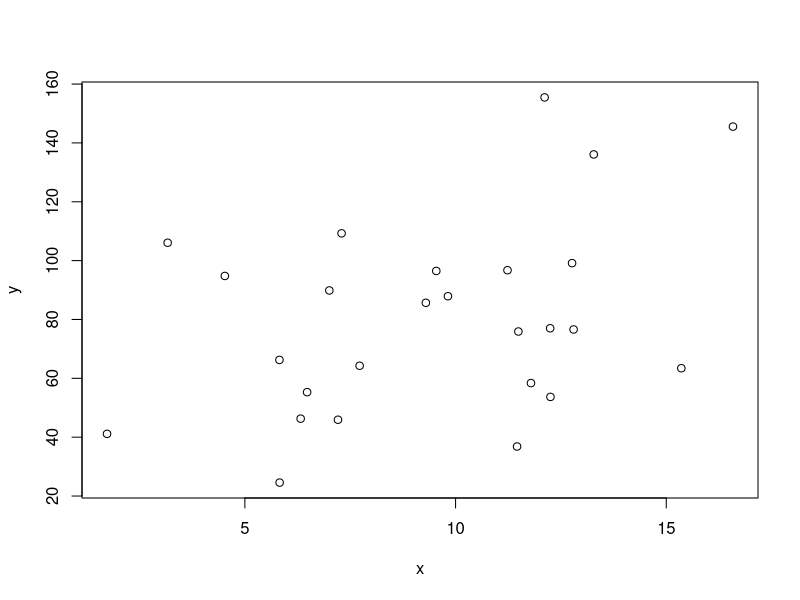

This figure's R source: (Note: this script raises an error after producing the figure.)
library(truncnorm)

x<- rtruncnorm(26,0,20,10,4)
e<- rtruncnorm(26,-80,80,0,30)
a<- 50
b<- 3
y<- a+b*x+e
df_marketing <- data.frame(x,y)
plot(x,y)
cor.test(x,y)
summary(lm(y~x))


y <- sqrty^2
df_transf_before <- data.frame(x,y)

df_transf_before_residuals <- data.frame(y,resid(lm(y~x)))

df_transf_after_residuals <- data.frame(sqrty,resid(lm(sqrty~x)))
#plot(y,resid(lm(y~x)))


x<-c(16.7,21.0,26.8,29.4,34.7,42.3,51.7,58.0,65.5,73.2)
y<-c(6,8,13,18,22,38,51,66,82,107)
sqrty<-y^0.5
par(mfrow=(c(2,2)))
plot(x,y)
plot(y,resid(lm(y~x)))
plot(x,sqrty)
plot(sqrty,resid(lm(sqrty~x)))
df_stoppingdata <- data.frame(x,y)
df_stoppingresid <- data.frame(y,residuals(lm(y~x)))
df_stoppingdatat <- data.frame(x,sqrty)
df_stoppingresidt <- data.frame(sqrty,residuals(lm(sqrty~x)))

summary(lm(sqrty~x))

sqrty <- y^0.5

plot(x,sqrty)

sums <- function(dfr){
  attach(dfr)
  sxx <- sum(x^2) - ((sum(x))^2)/length(x)
  syy <- sum(y^2) - ((sum(y))^2)/length(y)
  sxy <- sum(x*y) - (sum(x)*sum(y))/length(x)
  print(sxx)
  print(syy)
  print(sxy)
  detach(dfr)
}

rm(x)
rm(y)


sums(df_stoppingdatat)
